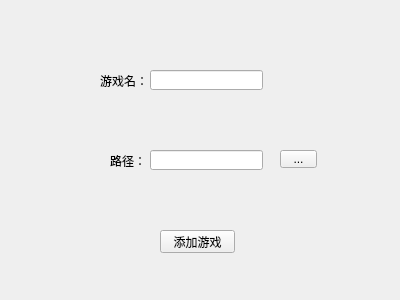
<?xml version="1.0" encoding="UTF-8"?>
<ui version="4.0">
 <class>Form</class>
 <widget class="QWidget" name="Form">
  <property name="enabled">
   <bool>true</bool>
  </property>
  <property name="geometry">
   <rect>
    <x>0</x>
    <y>0</y>
    <width>400</width>
    <height>300</height>
   </rect>
  </property>
  <property name="minimumSize">
   <size>
    <width>400</width>
    <height>300</height>
   </size>
  </property>
  <property name="maximumSize">
   <size>
    <width>400</width>
    <height>300</height>
   </size>
  </property>
  <property name="windowTitle">
   <string>Form</string>
  </property>
  <widget class="QToolButton" name="toolButtonPath">
   <property name="geometry">
    <rect>
     <x>280</x>
     <y>150</y>
     <width>37</width>
     <height>18</height>
    </rect>
   </property>
   <property name="text">
    <string>...</string>
   </property>
  </widget>
  <widget class="QLineEdit" name="lineEditName">
   <property name="geometry">
    <rect>
     <x>150</x>
     <y>70</y>
     <width>113</width>
     <height>20</height>
    </rect>
   </property>
  </widget>
  <widget class="QLabel" name="labelName">
   <property name="geometry">
    <rect>
     <x>100</x>
     <y>75</y>
     <width>54</width>
     <height>12</height>
    </rect>
   </property>
   <property name="text">
    <string>游戏名：</string>
   </property>
  </widget>
  <widget class="QLabel" name="labelPath">
   <property name="geometry">
    <rect>
     <x>110</x>
     <y>155</y>
     <width>54</width>
     <height>12</height>
    </rect>
   </property>
   <property name="text">
    <string>路径：</string>
   </property>
  </widget>
  <widget class="QLineEdit" name="lineEditPath">
   <property name="geometry">
    <rect>
     <x>150</x>
     <y>150</y>
     <width>113</width>
     <height>20</height>
    </rect>
   </property>
  </widget>
  <widget class="QPushButton" name="pushButtonGo">
   <property name="enabled">
    <bool>true</bool>
   </property>
   <property name="geometry">
    <rect>
     <x>160</x>
     <y>230</y>
     <width>75</width>
     <height>23</height>
    </rect>
   </property>
   <property name="text">
    <string>添加游戏</string>
   </property>
  </widget>
 </widget>
 <resources/>
 <connections/>
</ui>
